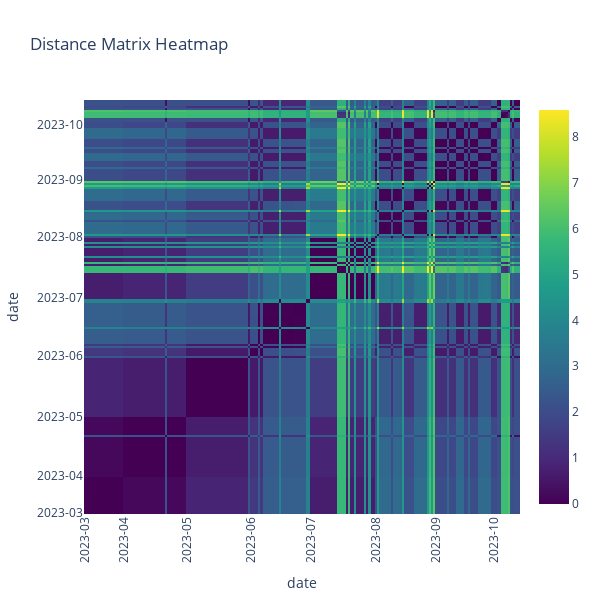

Here is the notebook cell this chart was saved with:
### Markdown cell above
## Visualization of distance matrix for scaled features

### Code cell
plot_dist_mat(df_train_feat_scaled_pca, height=600, width=600)

### Figure 1 — Plotly figure (JSON) as saved in the notebook; plotly's stock layout.template omitted (floating-point values rounded to 4 significant figures; data arrays with more than 128 entries replaced by an {"elided": "..."} marker saying what was removed)
{"data": [{"colorscale": [[0, "#440154"], [0.1111, "#482878"], [0.2222, "#3e4989"], [0.3333, "#31688e"], [0.4444, "#26828e"], [0.5556, "#1f9e89"], [0.6667, "#35b779"], [0.7778, "#6ece58"], [0.8889, "#b5de2b"], [1, "#fde725"]], "type": "heatmap", "x": {"elided": "210 str values"}, "y": {"elided": "210 str values"}, "z": {"elided": "210x210 float values"}}], "layout": {"height": 600, "title": {"text": "Distance Matrix Heatmap"}, "width": 600, "xaxis": {"tickangle": -90, "ticktext": ["2023-03", "2023-04", "2023-05", "2023-06", "2023-07", "2023-08", "2023-09", "2023-10"], "tickvals": [0, 19, 49, 80, 109, 140, 169, 197], "title": {"text": "date"}, "type": "category"}, "yaxis": {"ticktext": ["2023-03", "2023-04", "2023-05", "2023-06", "2023-07", "2023-08", "2023-09", "2023-10"], "tickvals": [0, 19, 49, 80, 109, 140, 169, 197], "title": {"text": "date"}, "type": "category"}}}
